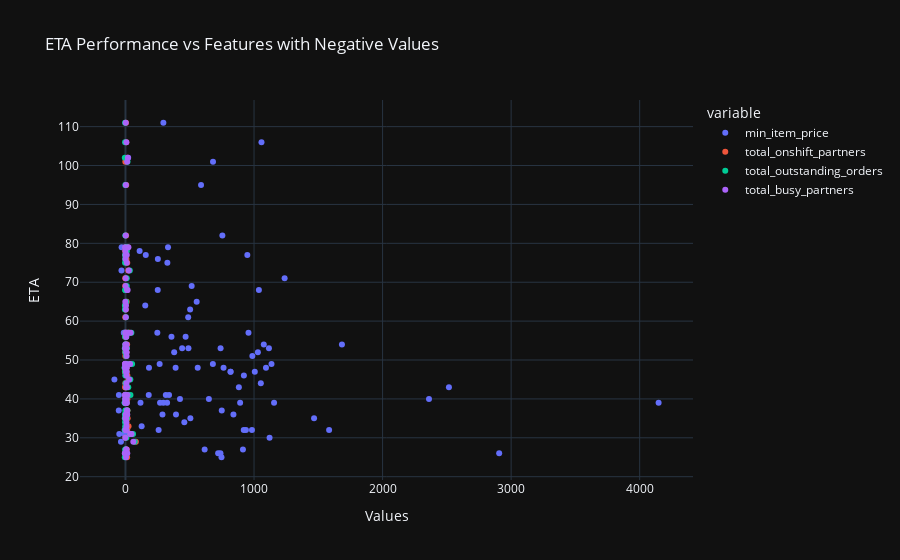

Here is the notebook cell this chart was saved with:
### Markdown cell above
**Observe**
- Outliers observed in total_items, max_item_price and subtotal most.

### Code cell
from pyspark.sql.functions import col
import plotly.express as px
import plotly.io as pio

pio.renderers.default = "jupyterlab+png"

negative_cols = ['min_item_price','total_onshift_partners','total_outstanding_orders','total_busy_partners']
negative_pd_df = df.filter( (col('min_item_price')<0) | (col('total_onshift_partners')<0)  | (col('total_outstanding_orders')<0) 
          | (col('total_busy_partners')<0)  ).select(*negative_cols+['eta']).dropna().toPandas()

melted_df = negative_pd_df.melt(id_vars=['eta'], value_vars=negative_cols, var_name='variable', value_name='value')

fig = px.scatter(melted_df, x='value', y='eta',color='variable',title='ETA Performance vs Features with Negative Values')
fig.update_layout(xaxis_title='Values', yaxis_title='ETA')
fig.show()
